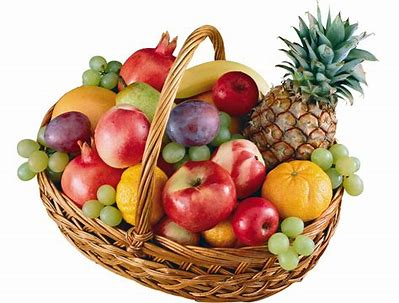
#> input picture download.jpg, 399 x 303 px, given in place of OIP.jpg, which was not available
$ python assign6.py
#> lines starting #> are read from the running program, lines starting #| are printed output that depends on the picture; pictures that were not available may be replaced by others from this repository, and a replacement may not be noted
import cv2
import numpy as np
i1 = cv2.imread("OIP.jpg")
#> i1 is the input picture: shape (303, 399, 3); mean B, G, R 148.7, 169.9, 199.7
i2 = cv2.imread("lena.jpg")
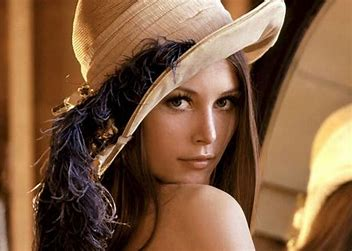
#> input picture lena.jpg, 352 x 251 px
#> i2 is the input picture: shape (251, 352, 3); mean B, G, R 65.3, 93.9, 130.2
i1=cv2.resize(i1,(500,500))
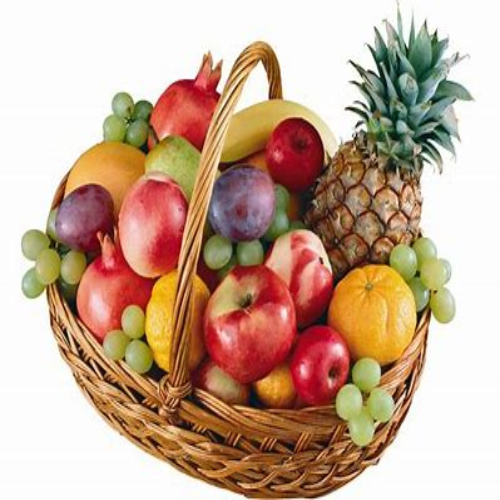
#> i1: shape (500, 500, 3); mean B, G, R 148.6, 169.8, 199.6
i2=cv2.resize(i2,(500,500))
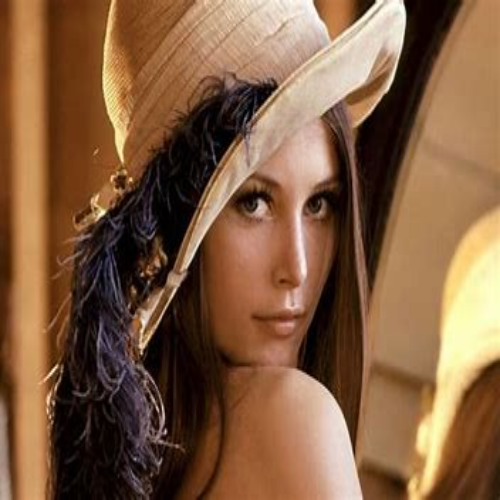
#> i2: shape (500, 500, 3); mean B, G, R 65.2, 93.8, 130.1
i3 = cv2.subtract(i1,i2)
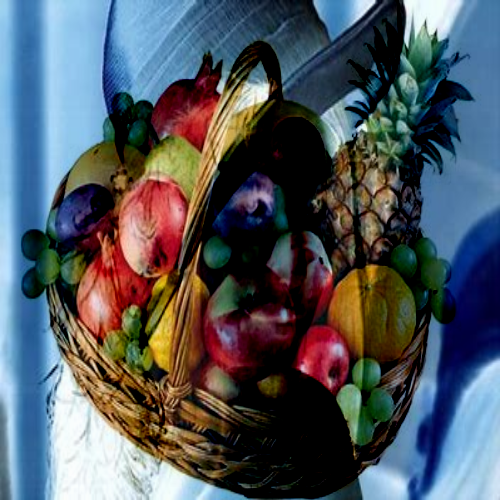
#> i3: shape (500, 500, 3); mean B, G, R 95.5, 87.8, 80.7
cv2.imwrite("sub.jpg",i3)
cv2.waitKey(0)
